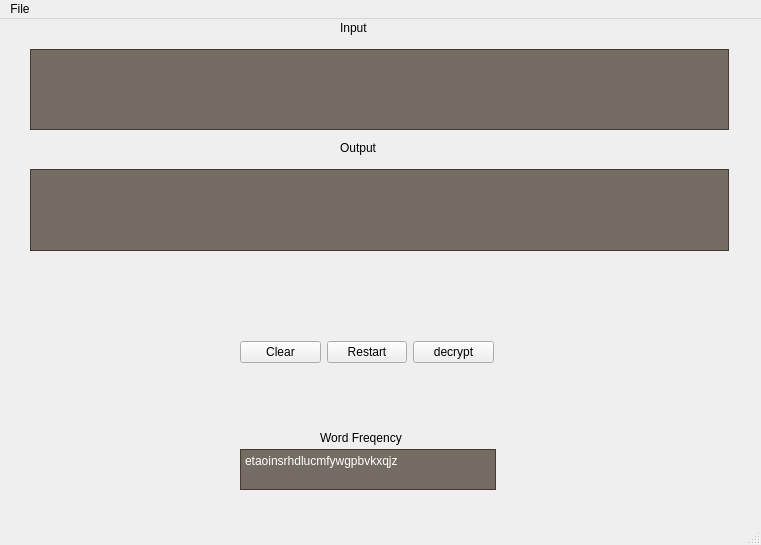
<?xml version="1.0" encoding="UTF-8"?>
<ui version="4.0">
 <class>BrownFox</class>
 <widget class="QMainWindow" name="BrownFox">
  <property name="geometry">
   <rect>
    <x>0</x>
    <y>0</y>
    <width>761</width>
    <height>545</height>
   </rect>
  </property>
  <property name="contextMenuPolicy">
   <enum>Qt::DefaultContextMenu</enum>
  </property>
  <property name="windowTitle">
   <string>MainWindow</string>
  </property>
  <property name="windowIcon">
   <iconset resource="resource.qrc">
    <normaloff>:/images/brown-fox.png</normaloff>:/images/brown-fox.png</iconset>
  </property>
  <property name="styleSheet">
   <string notr="true">background-image: url(:/images/brown-fox.png);</string>
  </property>
  <widget class="QWidget" name="centralwidget">
   <widget class="QPlainTextEdit" name="plainTextEdit">
    <property name="geometry">
     <rect>
      <x>240</x>
      <y>430</y>
      <width>256</width>
      <height>41</height>
     </rect>
    </property>
    <property name="styleSheet">
     <string notr="true">background-color: rgba(59, 46, 34, 174);
color: rgb(255, 255, 255);</string>
    </property>
    <property name="plainText">
     <string>etaoinsrhdlucmfywgpbvkxqjz</string>
    </property>
   </widget>
   <widget class="QLabel" name="label">
    <property name="geometry">
     <rect>
      <x>320</x>
      <y>410</y>
      <width>101</width>
      <height>17</height>
     </rect>
    </property>
    <property name="styleSheet">
     <string notr="true"/>
    </property>
    <property name="text">
     <string>Word Freqency</string>
    </property>
   </widget>
   <widget class="QLabel" name="label_2">
    <property name="geometry">
     <rect>
      <x>340</x>
      <y>120</y>
      <width>67</width>
      <height>17</height>
     </rect>
    </property>
    <property name="text">
     <string>Output</string>
    </property>
   </widget>
   <widget class="QLabel" name="label_3">
    <property name="geometry">
     <rect>
      <x>340</x>
      <y>0</y>
      <width>67</width>
      <height>17</height>
     </rect>
    </property>
    <property name="text">
     <string>Input</string>
    </property>
   </widget>
   <widget class="QWidget" name="layoutWidget">
    <property name="geometry">
     <rect>
      <x>240</x>
      <y>320</y>
      <width>254</width>
      <height>27</height>
     </rect>
    </property>
    <layout class="QHBoxLayout" name="horizontalLayout">
     <item>
      <widget class="QPushButton" name="Clear_Button">
       <property name="styleSheet">
        <string notr="true">
alternate-background-color: rgb(0, 0, 0);</string>
       </property>
       <property name="text">
        <string>Clear</string>
       </property>
      </widget>
     </item>
     <item>
      <widget class="QPushButton" name="Restart_Button">
       <property name="styleSheet">
        <string notr="true">alternate-background-color: rgb(0, 0, 0);</string>
       </property>
       <property name="text">
        <string>Restart</string>
       </property>
      </widget>
     </item>
     <item>
      <widget class="QPushButton" name="Decrypt_Button">
       <property name="styleSheet">
        <string notr="true">alternate-background-color: rgb(0, 0, 0);</string>
       </property>
       <property name="text">
        <string>decrypt</string>
       </property>
      </widget>
     </item>
    </layout>
   </widget>
   <widget class="QPlainTextEdit" name="Output_Text_Box">
    <property name="geometry">
     <rect>
      <x>30</x>
      <y>150</y>
      <width>699</width>
      <height>82</height>
     </rect>
    </property>
    <property name="styleSheet">
     <string notr="true">background-color: rgba(59, 46, 34, 174);
color: rgb(255, 255, 255);</string>
    </property>
    <property name="plainText">
     <string/>
    </property>
   </widget>
   <widget class="QPlainTextEdit" name="Input_Text_Box">
    <property name="geometry">
     <rect>
      <x>30</x>
      <y>30</y>
      <width>699</width>
      <height>81</height>
     </rect>
    </property>
    <property name="styleSheet">
     <string notr="true">background-color: rgba(59, 46, 34, 174);
color: rgb(255, 255, 255);</string>
    </property>
   </widget>
  </widget>
  <widget class="QMenuBar" name="menubar">
   <property name="geometry">
    <rect>
     <x>0</x>
     <y>0</y>
     <width>761</width>
     <height>22</height>
    </rect>
   </property>
   <widget class="QMenu" name="menuFile">
    <property name="title">
     <string>File</string>
    </property>
    <addaction name="actionQuit"/>
   </widget>
   <addaction name="menuFile"/>
  </widget>
  <widget class="QStatusBar" name="statusbar"/>
  <action name="actionQuit">
   <property name="text">
    <string>Quit</string>
   </property>
   <property name="shortcut">
    <string>Ctrl+Q</string>
   </property>
  </action>
 </widget>
 <resources>
  <include location="resource.qrc"/>
 </resources>
 <connections/>
</ui>
